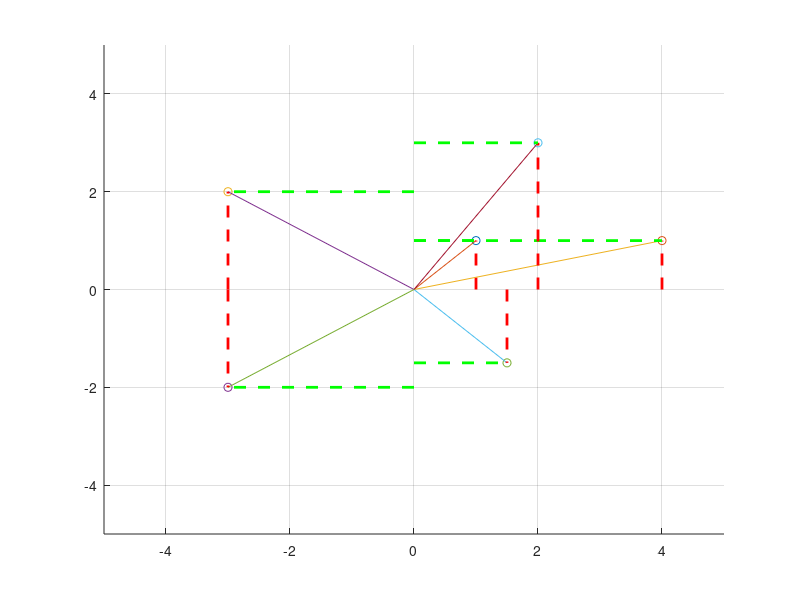

Here is the MATLAB script that generated this plot:


clear all;
close all;

x = [1+1j, 4+1j, -3+2j, -3-2j, 1.5-1.5j, 2+3j];

ind=1;

for i=1:length(x)
    hold on;
    plot(real(x(i)),imag(x(i)),'o');grid on; axis([-5 5 -5 5]);
    line([0 real(x(i))], [0 imag(x(i))]);
    hold off;
    line([real(x(i)) real(x(i))], [0 imag(x(i))], 'Color', 'r', 'LineStyle', '--', 'LineWidth', 2);
    line([0 real(x(i))], [imag(x(i)) imag(x(i))], 'Color', 'g', 'LineStyle', '--', 'LineWidth', 2);
    pause(1);
%     movieVector(ind)=getframe(1);
%     ind = ind + 1;
end;
% myWriter = VideoWriter('ComplexPlotting', 'MPEG-4');
% myWriter.FrameRate = 1;
% open(myWriter);
% writeVideo(myWriter, movieVector);
% close(myWriter);